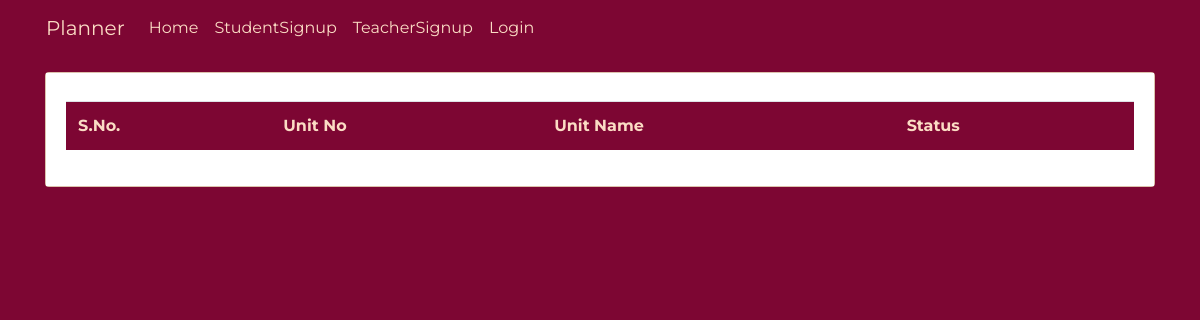
/teacher/unit_teacher/4, run on an earlier commit of the app's database.
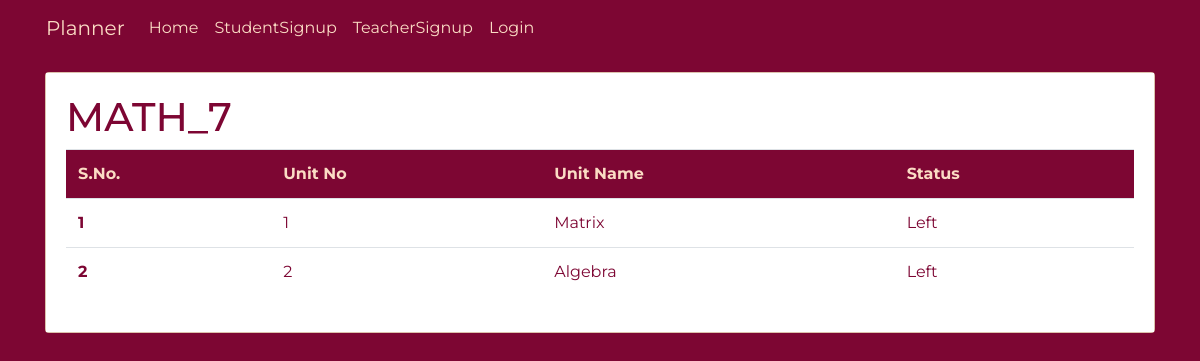
And on a later commit of the database.
### account/models.py (models this page shows, shortened)
class TrackProgressBatchCourse(models.Model):
    unit = models.ForeignKey(Unit, on_delete=models.CASCADE, null=True)
    batchcourse = models.ForeignKey(BatchCourse, on_delete=models.CASCADE,null=True)
    start_date = models.DateField(null=True)
    end_date = models.DateField(null=True)
    class Meta:
        unique_together = ('unit', 'batchcourse')
    def __str__(self):
        return   str(self.unit.name) +" - "+ str(self.batchcourse.batch.in_class)+self.batchcourse.batch.section+" - "+str(self.batchcourse.course.name)

class BatchCourse(models.Model):
    batch = models.ForeignKey(Batch, on_delete=models.CASCADE)
    course = models.ForeignKey(Course, on_delete=models.CASCADE)

class Course(models.Model):
    SUBJECT = (("MATH", "Mathematics"), ("ENG", "English"),
                  ("HINDI", "Hindi"), ("SCI", "Science"))
    name = models.TextField(default=1,choices=SUBJECT)
    class_no = models.IntegerField(unique=True)
    def __str__(self):
        return str(self.name) +"_"+str(self.class_no)

class Unit(models.Model):
    unit_no = models.IntegerField()
    name = models.TextField()
    course = models.ForeignKey(Course, on_delete=models.CASCADE)

### teacher/views.py (the view)
# urls.py: path('unit_teacher/<int:bid>',views.unitdetail,name="unit_teacher"),
def unitdetail(request, bid):
    batchdetail = TrackProgressBatchCourse.objects.filter(batchcourse_id=bid)
    print(batchdetail)
    return render(request,'teacher/unitdash.html',{'batchdetails':batchdetail})

### templates/teacher/unitdash.html
{% extends 'basic.html' %}
{% load static %}
{% load crispy_forms_tags %}
{% block body %}
<div class="container">
  <div class="card mb-3 mt-3">
    <div class="card-body" style="background-color:#fff">
      <h1 class="title">{{batchdetails.0.batchcourse.course}}</h1>
      <table class="table table-borderless">
        <thead>
          <tr class="tablehead">
            <td scope="col">S.No.</td>
            <td scope="col">Unit No</td>
            <td scope="col">Unit Name</td>
            <td scope="col">Status</td>
          </tr>
        </thead>
        <tbody>
          {% for batchdetail in batchdetails%}
          <tr>
            <th scope="row">{{ forloop.counter }}</th>
            <td>{{batchdetail.unit.unit_no}}</td>
            <td>{{batchdetail.unit.name}}</td>
            <td>Left</td>
          </tr>
          {% endfor%}
        </tbody>
      </table>
    </div>
  </div>
</div>
{% endblock body %}

### templates/basic.html (shortened to what this page needs)
{% load static %}
<!DOCTYPE html>
<html lang="en" dir="ltr">
<head>
  <link rel="stylesheet" href="{% static 'css/basic.css' %}">
  <link rel="stylesheet" href="https://maxcdn.bootstrapcdn.com/bootstrap/4.0.0/css/bootstrap.min.css">
</head>
<body >
  <nav class="container navbar navbar-expand-lg">
    <a class="navbar-brand" href="#">Planner</a>
    <div class="collapse navbar-collapse" id="navbarNav">
      <ul class="navbar-nav">
        <li class="nav-item">
          <a class="nav-link" href="#">Home</a>
        </li>
        <li class="nav-item">
          <a class="nav-link" href="{%url 'signup_student'%}">StudentSignup</a>
        </li>
        <li class="nav-item">
          <a class="nav-link" href="{%url 'signup_teacher'%}">TeacherSignup</a>
        </li>
        <li class="nav-item">
          <a class="nav-link" href="{%url 'login'%}">Login</a>
        </li>
      </ul>
    </div>
  </nav>
  {%block body%}
  {% endblock body %}
    </body>
  </html>

### static/css/basic.css (style rules this page uses)
* { margin: 0; padding: 0; outline: none; box-sizing: border-box; font-family: 'Montserrat', sans-serif; }
body { background-color: #7d0633 !important; margin-bottom: 20px; }
.container { background-color: #7d0633 !important; color: #fbdcc4 !important; }
.tablehead { background-color: #7d0633 !important; color: #fbdcc4 !important; font-weight: bold; }
.navbar-brand { color: #fbdcc4; }
.nav-link { color: #fbdcc4; }
.card { background-color: #fbdcc4 !important; color: #7d0633; }
.card-body { background-color: #7d0633; }

What changed in the data, as far as the page shows it:
added TrackProgressBatchCourse: batchcourse.class_no "MATH_7", unit.unit_no "1", unit.name "Matrix"
added TrackProgressBatchCourse: unit.unit_no "2", unit.name "Algebra"
